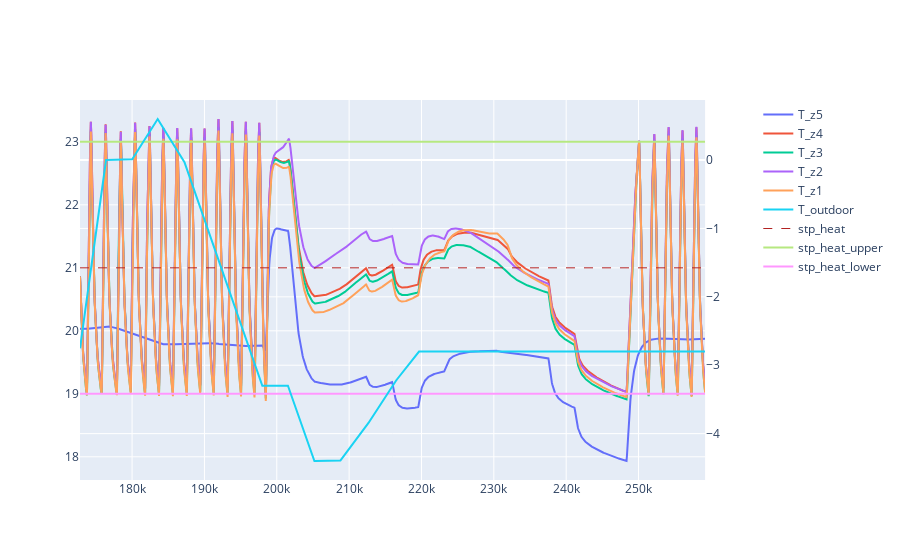
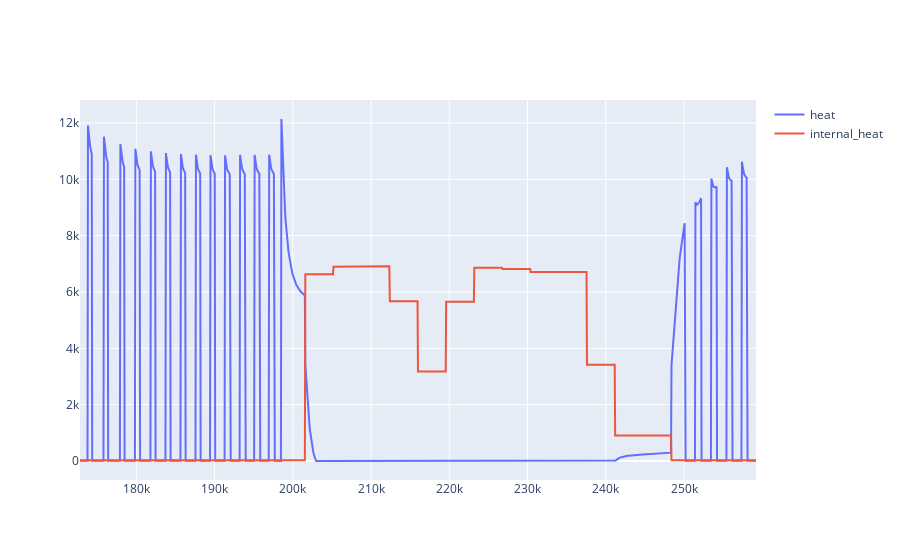
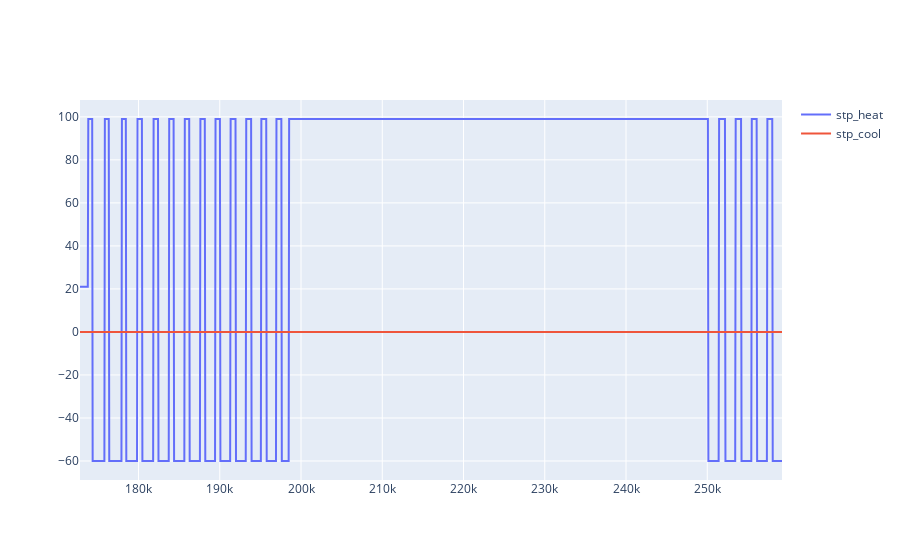
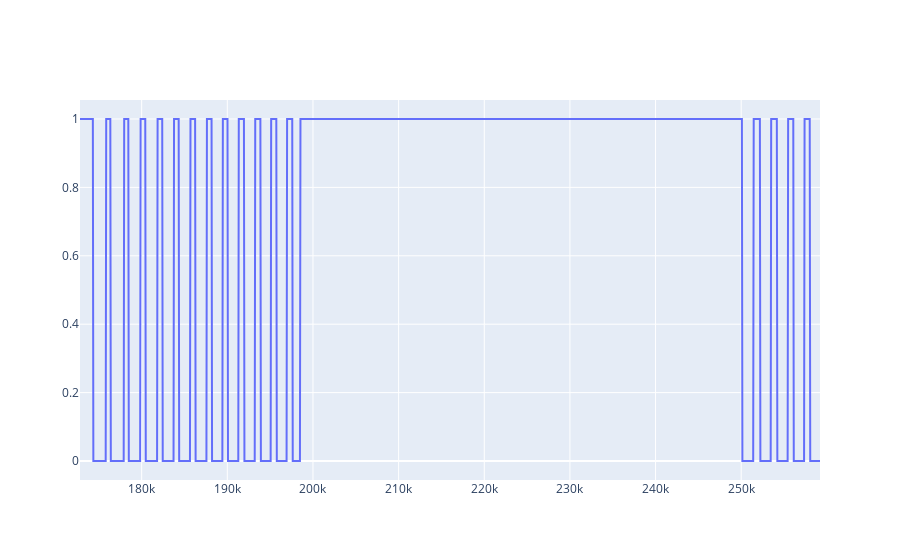

The notebook cell these images were saved under, in order:
### Code cell
fig = plotly.subplots.make_subplots(rows=1, cols=1, specs=[[{"secondary_y": True}]])

fig.add_trace(go.Scatter(x=df.time, y=df["FMU_SPACE5-1_Zone_Air_Temperature"], mode='lines',name='T_z5'), row=1, col=1, secondary_y=False)
fig.add_trace(go.Scatter(x=df.time, y=df["FMU_SPACE4-1_Zone_Air_Temperature"], mode='lines',name='T_z4'), row=1, col=1, secondary_y=False)
fig.add_trace(go.Scatter(x=df.time, y=df["FMU_SPACE3-1_Zone_Air_Temperature"], mode='lines',name='T_z3'), row=1, col=1, secondary_y=False)
fig.add_trace(go.Scatter(x=df.time, y=df["FMU_SPACE2-1_Zone_Air_Temperature"], mode='lines',name='T_z2'), row=1, col=1, secondary_y=False)
fig.add_trace(go.Scatter(x=df.time, y=df["FMU_SPACE1-1_Zone_Air_Temperature"], mode='lines',name='T_z1'), row=1, col=1, secondary_y=False)
fig.add_trace(go.Scatter(
    x=df.time, y=df["FMU_Environment_Site_Outdoor_Air_Drybulb_Temperature"], mode='lines',name='T_outdoor')
              , row=1, col=1, secondary_y=True)

fig.add_trace(go.Scatter(x=df.time, y=df["stp_heat"],
                         mode='lines',
                         line=dict(color='firebrick', width=1,dash='dash'),
                         name='stp_heat'), row=1, col=1, secondary_y=False)
fig.add_trace(go.Scatter(x=df.time, y=df["stp_heat"] + deadband, mode='lines',name='stp_heat_upper'), row=1, col=1, secondary_y=False)
fig.add_trace(go.Scatter(x=df.time, y=df["stp_heat"] - deadband, mode='lines',name='stp_heat_lower'), row=1, col=1, secondary_y=False)
fig.show()

fig = plotly.subplots.make_subplots(rows=1, cols=1)
fig.add_trace(go.Scatter(x=df.time, y=df["total_heat"], mode='lines',name='heat'), row=1, col=1)
fig.add_trace(go.Scatter(x=df.time, y=df["total_internal_heat"], mode='lines',name='internal_heat'), row=1, col=1)
fig.show()
fig = plotly.subplots.make_subplots(rows=1, cols=1)
fig.add_trace(go.Scatter(x=df.time, y=df["FMU_SPACE1-1_Zone_Thermostat_Heating_Setpoint_Temperature"], mode='lines',name='stp_heat'), row=1, col=1)
fig.add_trace(go.Scatter(x=df.time, y=df["FMU_SPACE1-1_Zone_Thermostat_Cooling_Setpoint_Temperature"], mode='lines',name='stp_cool'), row=1, col=1)
fig.show()
fig = plotly.subplots.make_subplots(rows=1, cols=1)
fig.add_trace(go.Scatter(x=df.time, y=df["HVAC_mode"], mode='lines',name='HVAC_mode'), row=1, col=1)
fig.show()
# fig.update_layout(height=800, width=1000, title_text="Simulation results")

### Figure 1 — Plotly figure (JSON) as saved in the notebook; plotly's stock layout.template omitted (floating-point values rounded to 4 significant figures; data arrays with more than 128 entries replaced by an {"elided": "..."} marker saying what was removed)
{"data": [{"mode": "lines", "name": "T_z5", "type": "scatter", "x": {"elided": "1441 int values"}, "xaxis": "x", "y": {"elided": "1441 float values"}, "yaxis": "y"}, {"mode": "lines", "name": "T_z4", "type": "scatter", "x": {"elided": "1441 int values"}, "xaxis": "x", "y": {"elided": "1441 float values"}, "yaxis": "y"}, {"mode": "lines", "name": "T_z3", "type": "scatter", "x": {"elided": "1441 int values"}, "xaxis": "x", "y": {"elided": "1441 float values"}, "yaxis": "y"}, {"mode": "lines", "name": "T_z2", "type": "scatter", "x": {"elided": "1441 int values"}, "xaxis": "x", "y": {"elided": "1441 float values"}, "yaxis": "y"}, {"mode": "lines", "name": "T_z1", "type": "scatter", "x": {"elided": "1441 int values"}, "xaxis": "x", "y": {"elided": "1441 float values"}, "yaxis": "y"}, {"mode": "lines", "name": "T_outdoor", "type": "scatter", "x": {"elided": "1441 int values"}, "xaxis": "x", "y": {"elided": "1441 float values"}, "yaxis": "y2"}, {"line": {"color": "firebrick", "dash": "dash", "width": 1}, "mode": "lines", "name": "stp_heat", "type": "scatter", "x": {"elided": "1441 int values"}, "xaxis": "x", "y": {"elided": "1441 int values"}, "yaxis": "y"}, {"mode": "lines", "name": "stp_heat_upper", "type": "scatter", "x": {"elided": "1441 int values"}, "xaxis": "x", "y": {"elided": "1441 int values"}, "yaxis": "y"}, {"mode": "lines", "name": "stp_heat_lower", "type": "scatter", "x": {"elided": "1441 int values"}, "xaxis": "x", "y": {"elided": "1441 int values"}, "yaxis": "y"}], "layout": {"autosize": true, "xaxis": {"anchor": "y", "autorange": true, "domain": [0, 0.94], "range": [172800, 259200], "type": "linear"}, "yaxis": {"anchor": "x", "autorange": true, "domain": [0, 1], "range": [17.63, 23.66], "type": "linear"}, "yaxis2": {"anchor": "x", "autorange": true, "overlaying": "y", "range": [-4.678, 0.8778], "side": "right", "type": "linear"}}}

### Figure 2 — Plotly figure (JSON) as saved in the notebook; plotly's stock layout.template omitted (floating-point values rounded to 4 significant figures; data arrays with more than 128 entries replaced by an {"elided": "..."} marker saying what was removed)
{"data": [{"mode": "lines", "name": "heat", "type": "scatter", "x": {"elided": "1441 int values"}, "xaxis": "x", "y": {"elided": "1441 float values"}, "yaxis": "y"}, {"mode": "lines", "name": "internal_heat", "type": "scatter", "x": {"elided": "1441 int values"}, "xaxis": "x", "y": {"elided": "1441 float values"}, "yaxis": "y"}], "layout": {"autosize": true, "xaxis": {"anchor": "y", "autorange": true, "domain": [0, 1], "range": [172800, 259200], "type": "linear"}, "yaxis": {"anchor": "x", "autorange": true, "domain": [0, 1], "range": [-674.6, 12820.0], "type": "linear"}}}

### Figure 3 — Plotly figure (JSON) as saved in the notebook; plotly's stock layout.template omitted (floating-point values rounded to 4 significant figures; data arrays with more than 128 entries replaced by an {"elided": "..."} marker saying what was removed)
{"data": [{"mode": "lines", "name": "stp_heat", "type": "scatter", "x": {"elided": "1441 int values"}, "xaxis": "x", "y": {"elided": "1441 int values"}, "yaxis": "y"}, {"mode": "lines", "name": "stp_cool", "type": "scatter", "x": {"elided": "1441 int values"}, "xaxis": "x", "y": {"elided": "1441 int values"}, "yaxis": "y"}], "layout": {"autosize": true, "xaxis": {"anchor": "y", "autorange": true, "domain": [0, 1], "range": [172800, 259200], "type": "linear"}, "yaxis": {"anchor": "x", "autorange": true, "domain": [0, 1], "range": [-68.83, 107.8], "type": "linear"}}}

### Figure 4 — Plotly figure (JSON) as saved in the notebook; plotly's stock layout.template omitted (floating-point values rounded to 4 significant figures; data arrays with more than 128 entries replaced by an {"elided": "..."} marker saying what was removed)
{"data": [{"mode": "lines", "name": "HVAC_mode", "type": "scatter", "x": {"elided": "1441 int values"}, "xaxis": "x", "y": {"elided": "1441 int values"}, "yaxis": "y"}], "layout": {"autosize": true, "xaxis": {"anchor": "y", "autorange": true, "domain": [0, 1], "range": [172800, 259200], "type": "linear"}, "yaxis": {"anchor": "x", "autorange": true, "domain": [0, 1], "range": [-0.05556, 1.056], "type": "linear"}}}
